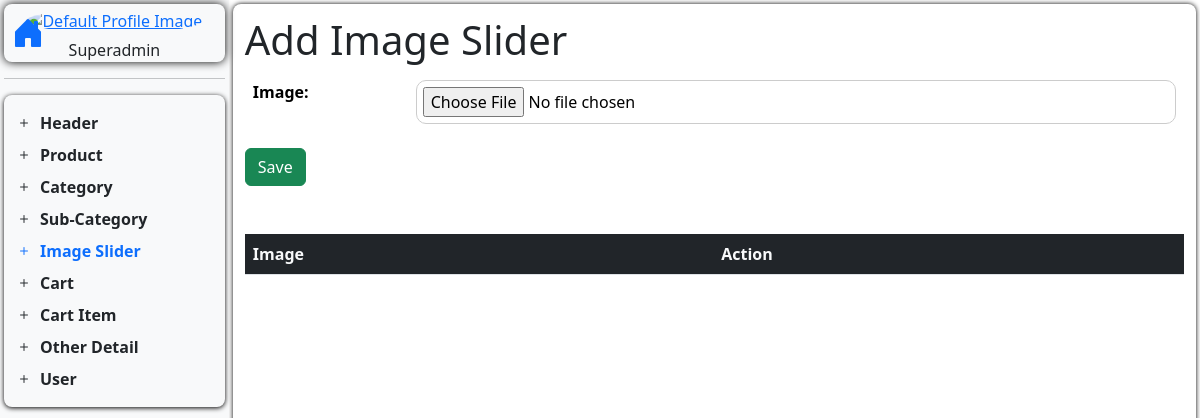
/add-image-slider/, run on an earlier commit of the app's database.
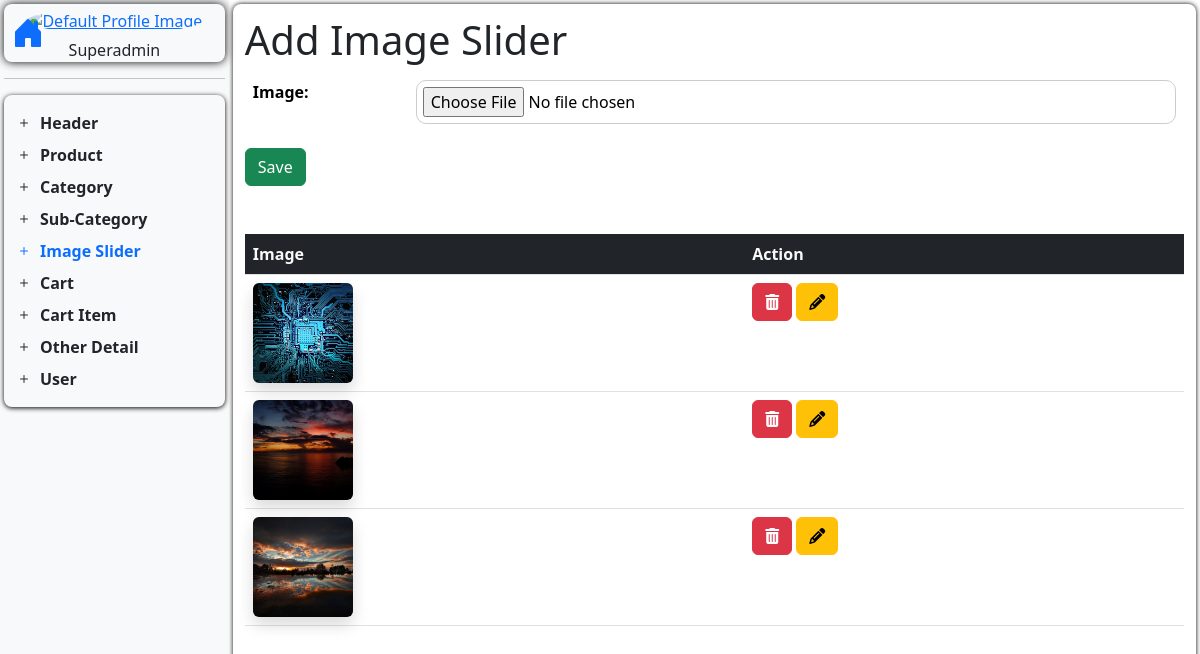
And on a later commit of the database.
### techspot_app/models.py (models this page shows, shortened)
class image_SliderModel(models.Model):
    image = models.ImageField(upload_to="slider/", null=True, blank=True)

### techspot_app/operationView.py (the view)
# urls.py: path("add-image-slider/", add_image_slider, name="add_image_slider"),
def add_image_slider(request):
    return handle_create(
        request=request,
        model=image_SliderModel,
        formname=ImageSliderForm,
        redirect_url="add_image_slider",
        template_url="Dashboard/D_Content/add_image_slider.html",
        action_url="add_image_slider",
    )

### techspot_app/forms.py
class ImageSliderForm(forms.ModelForm):
    class Meta:
        model = image_SliderModel
        fields = "__all__"

### handler/operationhandler.py (called while the page is built)
def handle_create(
        request,
        model,
        formname,
        redirect_url,
        template_url,
        action_url
    ):
    data = model.objects.order_by('-id')
    if request.method == "POST":
        form = formname(request.POST, request.FILES)
        if form.is_valid():
            form.save()
            return redirect(redirect_url)
    else:
        form = formname()
    context = {
        "form": form,
        "data": data,
        'action_url': reverse(action_url)
        }
    return render(request, template_url, context)

### techspot_app/templates/Dashboard/D_Content/add_image_slider.html
{% extends "Dashboard/dashboard.html" %}
{% block add_image_slider %}
<h1>Add Image Slider</h1>
<table class="table table-borderless">
    <tr>
        <th>Image: </th>
        <td>{{form.image}}</td>
    </tr>
</table>
<button type="submit" name="submit" class="btn btn-success">
    {% if form.instance.id %} Update {% else %} Save {% endif %}
</button>
<div class="mt-5">
    <table class="table bg-white">
        <thead>
            <tr>
                <th class="bg-dark text-light">Image</th>
                <th class="bg-dark text-light">Action</th>
            </tr>
        </thead>
        <tbody>
            {% for imgslider in data %}
            <tr>
                <td class="align-middle">
                    {% if imgslider.image and imgslider.image.url %}
                    <img src="{{ imgslider.image.url }}" alt="cart Image" loading="lazy"
                        class="img-fluid rounded shadow" style="width: 100px; height: 100px; object-fit: cover;">
                    {% else %}
                    <p>no images</p>
                    {% endif %}
                </td>
                <td>
                    <a href="{% url 'del_image_slider' imgslider.id %}" class="btn btn-danger"><i class="fas fa-trash-alt"></i></a>
                    <a href="{% url 'update_image_slider' imgslider.id %}" class="btn btn-warning"><i class="fas fa-pencil-alt"></i></a>
                </td>
            </tr>
            {% endfor %}
        </tbody>
    </table>
</div>
{% endblock %}

What changed in the data, as far as the page shows it:
added image_SliderModel: image (picture)
added image_SliderModel: image (picture)
added image_SliderModel: image (picture)
